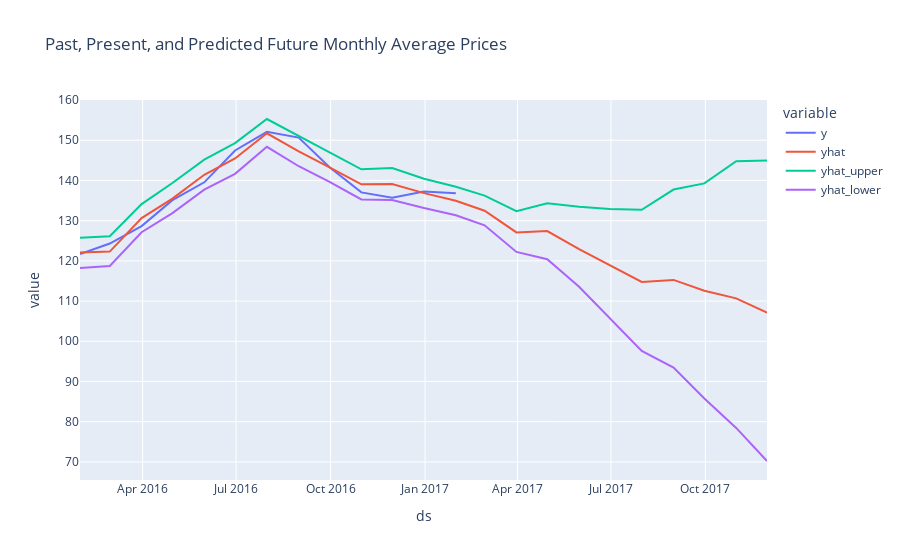

The notebook cell saved with this chart:
### Code cell
px.line(previous_future_prices,
        title="Past, Present, and Predicted Future Monthly Average Prices",
        labels={'value':'Average Price Per Night ($)', 'ds':'Date'})

### Figure 1 — Plotly figure (JSON) as saved in the notebook; plotly's stock layout.template omitted (floating-point values rounded to 4 significant figures)
{"data": [{"hovertemplate": "variable=y<br>ds=%{x}<br>value=%{y}<extra></extra>", "legendgroup": "y", "line": {"color": "#636efa", "dash": "solid"}, "mode": "lines", "name": "y", "orientation": "v", "showlegend": true, "type": "scatter", "x": ["2016-01-31T00:00:00", "2016-02-29T00:00:00", "2016-03-31T00:00:00", "2016-04-30T00:00:00", "2016-05-31T00:00:00", "2016-06-30T00:00:00", "2016-07-31T00:00:00", "2016-08-31T00:00:00", "2016-09-30T00:00:00", "2016-10-31T00:00:00", "2016-11-30T00:00:00", "2016-12-31T00:00:00", "2017-01-31T00:00:00", "2017-02-28T00:00:00", "2017-03-31T00:00:00", "2017-04-30T00:00:00", "2017-05-31T00:00:00", "2017-06-30T00:00:00", "2017-07-31T00:00:00", "2017-08-31T00:00:00", "2017-09-30T00:00:00", "2017-10-31T00:00:00", "2017-11-30T00:00:00"], "xaxis": "x", "y": [121.7, 124.3, 128.6, 135.1, 139.5, 147.5, 152.1, 150.7, 143.3, 137.0, 135.7, 137.2, 136.8, null, null, null, null, null, null, null, null, null, null], "yaxis": "y"}, {"hovertemplate": "variable=yhat<br>ds=%{x}<br>value=%{y}<extra></extra>", "legendgroup": "yhat", "line": {"color": "#EF553B", "dash": "solid"}, "mode": "lines", "name": "yhat", "orientation": "v", "showlegend": true, "type": "scatter", "x": ["2016-01-31T00:00:00", "2016-02-29T00:00:00", "2016-03-31T00:00:00", "2016-04-30T00:00:00", "2016-05-31T00:00:00", "2016-06-30T00:00:00", "2016-07-31T00:00:00", "2016-08-31T00:00:00", "2016-09-30T00:00:00", "2016-10-31T00:00:00", "2016-11-30T00:00:00", "2016-12-31T00:00:00", "2017-01-31T00:00:00", "2017-02-28T00:00:00", "2017-03-31T00:00:00", "2017-04-30T00:00:00", "2017-05-31T00:00:00", "2017-06-30T00:00:00", "2017-07-31T00:00:00", "2017-08-31T00:00:00", "2017-09-30T00:00:00", "2017-10-31T00:00:00", "2017-11-30T00:00:00"], "xaxis": "x", "y": [122.1, 122.3, 130.6, 135.5, 141.4, 145.5, 151.7, 147.2, 143.3, 139.0, 139.1, 136.9, 135.0, 132.5, 127.1, 127.4, 122.9, 119.0, 114.7, 115.3, 112.6, 110.7, 107.2], "yaxis": "y"}, {"hovertemplate": "variable=yhat_upper<br>ds=%{x}<br>value=%{y}<extra></extra>", "legendgroup": "yhat_upper", "line": {"color": "#00cc96", "dash": "solid"}, "mode": "lines", "name": "yhat_upper", "orientation": "v", "showlegend": true, "type": "scatter", "x": ["2016-01-31T00:00:00", "2016-02-29T00:00:00", "2016-03-31T00:00:00", "2016-04-30T00:00:00", "2016-05-31T00:00:00", "2016-06-30T00:00:00", "2016-07-31T00:00:00", "2016-08-31T00:00:00", "2016-09-30T00:00:00", "2016-10-31T00:00:00", "2016-11-30T00:00:00", "2016-12-31T00:00:00", "2017-01-31T00:00:00", "2017-02-28T00:00:00", "2017-03-31T00:00:00", "2017-04-30T00:00:00", "2017-05-31T00:00:00", "2017-06-30T00:00:00", "2017-07-31T00:00:00", "2017-08-31T00:00:00", "2017-09-30T00:00:00", "2017-10-31T00:00:00", "2017-11-30T00:00:00"], "xaxis": "x", "y": [125.7, 126.1, 134.1, 139.4, 145.2, 149.3, 155.3, 151.1, 146.9, 142.8, 143.1, 140.4, 138.4, 136.2, 132.3, 134.3, 133.5, 132.9, 132.7, 137.7, 139.3, 144.8, 145.0], "yaxis": "y"}, {"hovertemplate": "variable=yhat_lower<br>ds=%{x}<br>value=%{y}<extra></extra>", "legendgroup": "yhat_lower", "line": {"color": "#ab63fa", "dash": "solid"}, "mode": "lines", "name": "yhat_lower", "orientation": "v", "showlegend": true, "type": "scatter", "x": ["2016-01-31T00:00:00", "2016-02-29T00:00:00", "2016-03-31T00:00:00", "2016-04-30T00:00:00", "2016-05-31T00:00:00", "2016-06-30T00:00:00", "2016-07-31T00:00:00", "2016-08-31T00:00:00", "2016-09-30T00:00:00", "2016-10-31T00:00:00", "2016-11-30T00:00:00", "2016-12-31T00:00:00", "2017-01-31T00:00:00", "2017-02-28T00:00:00", "2017-03-31T00:00:00", "2017-04-30T00:00:00", "2017-05-31T00:00:00", "2017-06-30T00:00:00", "2017-07-31T00:00:00", "2017-08-31T00:00:00", "2017-09-30T00:00:00", "2017-10-31T00:00:00", "2017-11-30T00:00:00"], "xaxis": "x", "y": [118.2, 118.7, 127.1, 131.9, 137.7, 141.7, 148.4, 143.5, 139.7, 135.3, 135.2, 133.2, 131.4, 128.8, 122.2, 120.4, 113.6, 105.6, 97.58, 93.44, 85.77, 78.45, 70.22], "yaxis": "y"}], "layout": {"legend": {"title": {"text": "variable"}, "tracegroupgap": 0}, "title": {"text": "Past, Present, and Predicted Future Monthly Average Prices"}, "xaxis": {"anchor": "y", "domain": [0, 1], "title": {"text": "ds"}}, "yaxis": {"anchor": "x", "domain": [0, 1], "title": {"text": "value"}}}}
